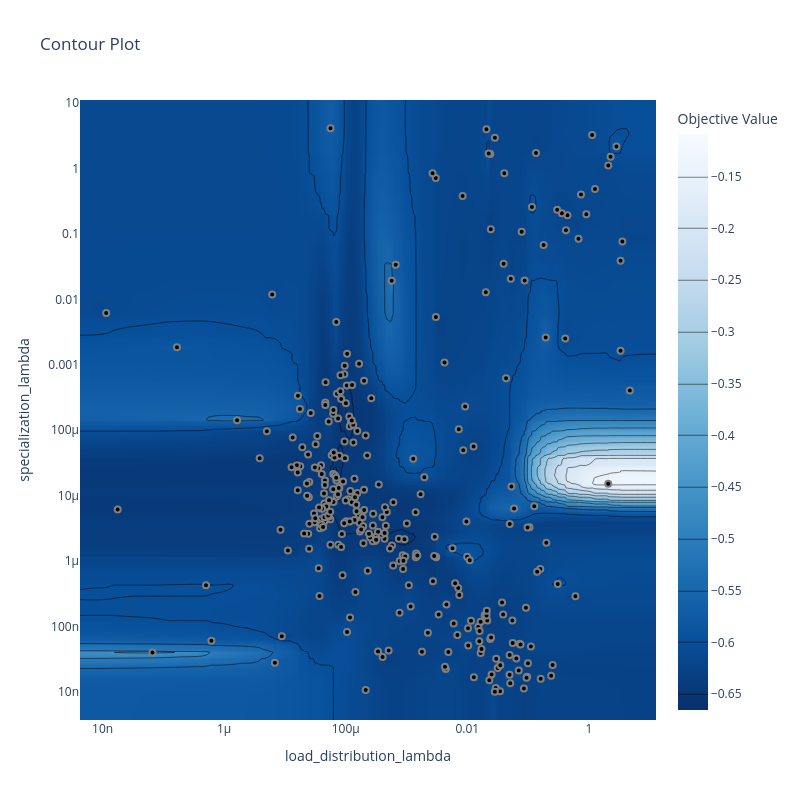

The notebook cell this image was saved under:
### Code cell
fig = optuna.visualization.plot_contour(
    study, 
    params=["load_distribution_lambda", "specialization_lambda"]
)

# Set width and height to the same value for a square ratio
fig.update_layout(
    width=800, 
    height=800,
    autosize=False
)

fig.show()

### Figure 1 — Plotly figure (JSON) as saved in the notebook; plotly's stock layout.template omitted (floating-point values rounded to 4 significant figures; data arrays with more than 128 entries replaced by an {"elided": "..."} marker saying what was removed)
{"data": [{"colorbar": {"title": {"text": "Objective Value"}}, "colorscale": [[0, "rgb(247,251,255)"], [0.125, "rgb(222,235,247)"], [0.25, "rgb(198,219,239)"], [0.375, "rgb(158,202,225)"], [0.5, "rgb(107,174,214)"], [0.625, "rgb(66,146,198)"], [0.75, "rgb(33,113,181)"], [0.875, "rgb(8,81,156)"], [1, "rgb(8,48,107)"]], "connectgaps": true, "contours": {"coloring": "heatmap"}, "hoverinfo": "none", "line": {"smoothing": 1.3}, "reversescale": true, "type": "contour", "x": {"elided": "312 float values"}, "y": {"elided": "312 float values"}, "z": {"elided": "312x312 float values"}}, {"marker": {"color": "black", "line": {"color": "Gray", "width": 2}}, "mode": "markers", "name": "Feasible Trial", "showlegend": false, "type": "scatter", "x": {"elided": "310 float values"}, "y": {"elided": "310 float values"}}, {"marker": {"color": "#cccccc", "line": {"color": "Gray", "width": 2}}, "mode": "markers", "name": "Infeasible Trial", "showlegend": false, "type": "scatter", "x": [], "y": []}], "layout": {"autosize": false, "height": 800, "title": {"text": "Contour Plot"}, "width": 800, "xaxis": {"range": [-8.371, 1.104], "title": {"text": "load_distribution_lambda"}, "type": "log"}, "yaxis": {"range": [-8.427, 1.045], "title": {"text": "specialization_lambda"}, "type": "log"}}}
